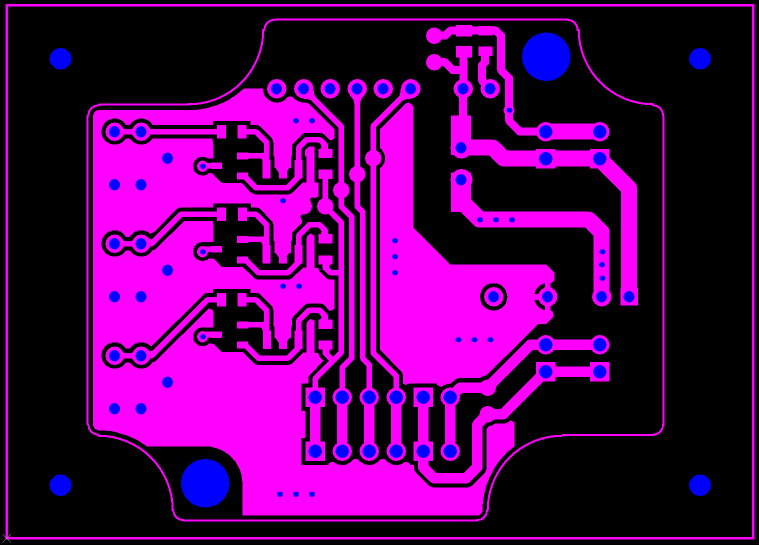
#> input picture samples/photo_1.tif, 1518 x 1090 px (shown at 1/2 size)
$ python main.py
#> lines starting #> are read from the running program, lines starting #| are printed output that depends on the picture; after the words box and inside, x2 and y2 are one past the last pixel; in counts of white or black regions, pixels touching at a corner belong together
### detector.py
from helpers import *
from visualizators import *

TAG = '[DETECTOR]'

# Normalize coordinates by lowest X and Y
def normalize_coordinates(points):
    shift = [min([p[0] for p in points]), min([p[1] for p in points])]
    normalized_points = points.copy()

    for i in range(len(points)):
        normalized_points[i] = np.subtract(points[i], shift)

    return normalized_points, shift

def find_holes_coordinates_on_image(img_path: str, mask_type: str):
    try:
        image = cv2.imread(img_path)
    except Exception as e:
        assert False, f'{TAG} Error: error while opening image. Probably path does not exist. Path: \'{img_path}\'\nTraceback: {e}'
    assert image is not None and image.size != 0, f'{TAG} Error: error while reading image. Image is empty. Path: \'{img_path}\''

    # Apply mask
    if mask_type == 'blue':
        masked_image = cv2.inRange(image, blue_lower, blue_upper)
    elif mask_type == 'red':
        masked_image = cv2.inRange(image, red_lower, red_upper)
    else:
        assert False, f'{TAG} Error: no suitable masks was found for \'{mask_type}\''

    # Blur image
    blurred_image = cv2.medianBlur(masked_image, 11)

    # Find contours and draw them
    try:
        contours, _ = cv2.findContours(blurred_image, cv2.RETR_TREE, cv2.CHAIN_APPROX_NONE)
    except Exception as e:
        assert False, f'{TAG} Error: error while finding contours.\nTraceback: {e}'

    assert len(contours) > 0, f'{TAG} Error: no contours were found, ensure you are using appropriate mask! Path: {img_path}; Mask: {mask_type}'

    # Find contours centers and draw them
    try:
        centers = []
        for cnt in contours:
            M = cv2.moments(cnt)
            center = [int(M['m10'] / M['m00']), int(M['m01'] / M['m00'])]
            centers.append(center)
    except Exception as e:
        assert False, f'{TAG} Error: error while calculating contours on image. Path: {img_path}\nTraceback: {e}'

    if DEBUG_VISUALIZE_FOUND_CONTOURS:
        visualize_contours(image, contours, centers)

    return sorted(centers)

def match_coordinates(points1: list, points2: list):
    assert len(points1) == len(points2), f'{TAG} Error: number of holes on images doesn`t match: {len(points1)} and {len(points2)}.'

    # Normalize points
    try:
        normalized_p1, shift1 = normalize_coordinates(points1.copy())
        normalized_p2, shift2 = normalize_coordinates(points2.copy())
    except Exception as e:
        assert False, f'{TAG} Error: error on normalizing coordinates.\nTraceback: {e}'

    pairs = [points1, []]

    # Go by sorted coordinates and find its pairs, while deleting every found pair points to avoid N:1 matches
    try:
        for np1_i in normalized_p1:
            ind = get_index_of_closest_point(normalized_p2, np1_i)
            pairs[1].append(points2[ind])
            points2.pop(ind), normalized_p2.pop(ind)
    except Exception as e:
        assert False, f'{TAG} Error: error on matching coordinates pairs.\nTraceback: {e}'

    if DEBUG_VISUALIZE_PAIRS_CONNECTIONS:
        visualize_matching_pairs(pairs.copy())

    return pairs, [shift1, shift2]

### helpers.py
import numpy as np

SRC_IMG_NAME = 'photo_1.tif'
DST_IMG_NAME = 'photo_2.tif'

# Blue mask
blue_lower = np.array([254, 0, 0])
blue_upper = np.array([255, 0, 0])

# Red mask
red_lower = np.array([0, 0, 254])
red_upper = np.array([0, 0, 255])

def __get_closest_item_index(values_array, reference_value):
    distances = [np.linalg.norm(np.subtract(v, reference_value)) for v in values_array]
    return np.array(distances).argmin()

def get_index_of_closest_point(points, ref_point):
    return __get_closest_item_index(points, ref_point)

def get_corresponding_point_index(point_pairs: list, point: list):
    for i in range(len(point_pairs)):
        if (point_pairs[i] == point).all():
            return i
    raise ValueError(f'Didn`t find point {point}')

def get_triangles_pairs(paired_coordinates: list, vertexes1: list):
    vertexes1 = list(vertexes1)
    pairs = [vertexes1.copy(), []]

    for v in range(len(vertexes1)):
        new_vertexes2 = []
        for p in vertexes1[v]:
            ind = get_corresponding_point_index(paired_coordinates[0], p)
            new_vertexes2.append(paired_coordinates[1][ind])
        pairs[1].append(np.array(new_vertexes2).astype(np.float32))

    return pairs

### resizer.py
from scipy.spatial import Delaunay
from helpers import *
from visualizators import *

TAG = '[RESIZER]'

def generate_triangular_mesh(vertexes: list):
    try:
        np_points = np.array(vertexes)
        mesh = Delaunay(np_points)
        mesh_vertexes = np.array(mesh.points[mesh.simplices], dtype=np.float32)
    except Exception as e:
        assert False, f'{TAG} Error: error while building triangular mesh.\nTraceback: {e}'

    if DEBUG_VISUALIZE_MESHES:
        visualize_triangular_mesh(mesh_vertexes)

    return mesh_vertexes

def transform_image(img_name: str, paired_coordinates: list):
    mesh_vertexes1 = generate_triangular_mesh(paired_coordinates[0])

    try:
        mesh_vertexes_pairs = get_triangles_pairs(paired_coordinates, mesh_vertexes1)
    except Exception as e:
        assert False, f'{TAG} Error: error while matching triangles.\nTraceback: {e}'

    image_src = cv2.imread(img_name)
    image_dst = cv2.imread(DST_IMG_NAME)
    result_image = np.zeros(image_dst.shape, dtype=np.uint8)

    try:
        for i in range(len(mesh_vertexes_pairs[0])):
            # Create triangle mask
            mask = np.zeros(image_src.shape[:2], dtype=np.uint8)
            cv2.fillConvexPoly(mask, np.array(mesh_vertexes_pairs[0][i]).astype(np.int32), 255)

            if DEBUG_VISUALIZE_PAIRED_MASKED_TRIANGLES_STEP_BY_STEP:
                dbgmask = np.zeros(image_src.shape[:2], dtype=np.uint8)
                cv2.fillConvexPoly(dbgmask, np.array(mesh_vertexes_pairs[1][i]).astype(np.int32), 255)

                visualize_matching_triangles(paired_coordinates, mask, dbgmask)

            # Crop only inside triangle area
            image_src_blacked = cv2.bitwise_and(image_src, image_src, mask=mask)

            # Apply Affine transformation
            matrix = cv2.getAffineTransform(mesh_vertexes_pairs[0][i], mesh_vertexes_pairs[1][i])
            warped_image = cv2.warpAffine(image_src_blacked, matrix, image_dst.shape[:2][::-1])

            # Add obtained image to result
            result_image = cv2.add(result_image, warped_image)

            if DEBUG_VISUALIZE_RESULT_STEP_BY_STEP:
                debug_show(result_image)
    except Exception as e:
        assert False, f'{TAG} Error: error while applying transformation to the image. Iteration: {i}\nTraceback: {e}'

    if DEBUG_VISUALIZE_RESULT:
        debug_show(result_image)

    if DEBUG_VISUALIZE_RESULT_WITH_MESH:
        visualize_result_with_mesh(result_image, mesh_vertexes_pairs[1])

    if SHOULD_SAVE_RESULT:
        cv2.imwrite(OUTPUT_IMAGE_NAME, result_image)

    return result_image

### visualizators.py
import cv2
import numpy as np

# Debug mode constants
DEBUG_VISUALIZE_FOUND_CONTOURS = False
DEBUG_VISUALIZE_PAIRS_CONNECTIONS = False
DEBUG_VISUALIZE_MESHES = False
DEBUG_VISUALIZE_PAIRED_MASKED_TRIANGLES_STEP_BY_STEP = False
DEBUG_VISUALIZE_RESULT_STEP_BY_STEP = False
DEBUG_VISUALIZE_RESULT = False
DEBUG_VISUALIZE_RESULT_WITH_MESH = True
SHOULD_SAVE_RESULT = True
OUTPUT_IMAGE_NAME = 'output.jpeg'

DEBUG_MODE = False

if DEBUG_MODE:
    DEBUG_WINDOW_NAME = "Debug Window"
    cv2.namedWindow(DEBUG_WINDOW_NAME, cv2.WINDOW_NORMAL)
    cv2.resizeWindow(DEBUG_WINDOW_NAME, 1518//2, 1090//2)

def debug_show(img):
    if DEBUG_MODE:
        q = -1
        while q != ord('q'):
            cv2.imshow(DEBUG_WINDOW_NAME, img)
            q = cv2.waitKey(250)

# [22 lines left out: functions visualize_contours, visualize_matching_pairs, not called in this run]

crutch_counter = 1
# [25 lines left out: functions visualize_triangular_mesh, visualize_matching_triangles, not called in this run]

def visualize_result_with_mesh(result_image, mesh_vertexes: list):
    image = result_image.copy()

    for tri in mesh_vertexes:
        p1, p2, p3 = np.array(tri[0], dtype=int), np.array(tri[1], dtype=int), np.array(tri[2], dtype=int)
        cv2.circle(image, p1, 4, (0, 255, 0), -1)
        cv2.circle(image, p2, 4, (0, 255, 0), -1)
        cv2.circle(image, p3, 4, (0, 255, 0), -1)
        cv2.line(image, p1, p2, (0, 255, 255), 1, 8)
        cv2.line(image, p1, p3, (0, 255, 255), 1, 8)
        cv2.line(image, p2, p3, (0, 255, 255), 1, 8)

    debug_show(image)

### main.py
import cv2
from detector import find_holes_coordinates_on_image, match_coordinates
from resizer import transform_image

try:
    img1_path = input('Image 1 path (blue mask): ')
#> the answer given: samples/photo_1.tif
    crd1 = find_holes_coordinates_on_image(img1_path, 'blue')
#> in find_holes_coordinates_on_image, image is the input picture: shape (1090, 1518, 3); mean B, G, R 91.6, 0, 84.7
#> in find_holes_coordinates_on_image, `masked_image = cv2.inRange(image, blue_lower, blue_upper)`:
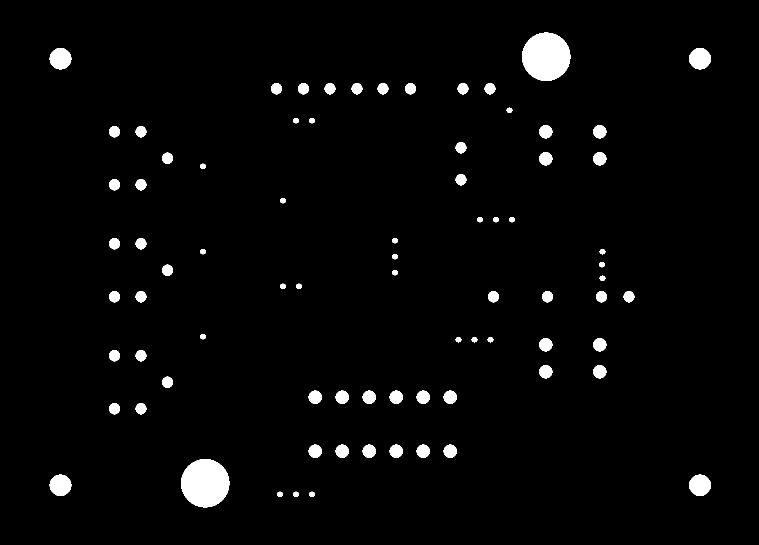
#> masked_image: shape (1090, 1518) (shown at 1/2 size); 2.7% white; 79 white regions, largest, box (x1, y1, x2, y2) and area: (1044, 65, 1141, 162) 7329, (362, 918, 459, 1015) 7329, (99, 96, 143, 139) 1448
#> in find_holes_coordinates_on_image, `blurred_image = cv2.medianBlur(masked_image, 11)`: blurred_image: shape (1090, 1518); 2.5% white; 79 white regions
#> in find_holes_coordinates_on_image, `contours, _ = cv2.findContours(blurred_image, cv2.RETR_TREE, cv2.CHAIN..`: contours = 79 contours; largest, box (x1, y1, x2, y2) and area: (362, 918, 459, 1015) 7150, (1044, 65, 1141, 162) 7150, (1379, 949, 1421, 992) 1346, (100, 949, 142, 992) 1346, (1379, 96, 1421, 139) 1346
#> the loop in find_holes_coordinates_on_image, `for cnt in contours:` made 79 passes
#> center on passes 1 to 12: [623, 988], [591, 988], [559, 988], [1399, 970], [120, 970], [410, 966], [900, 902], [846, 902], [792, 902], [738, 902], [684, 902], [630, 902]
#> after the loop in find_holes_coordinates_on_image, `for cnt in contours:`: centers = 79 pairs, first value 120 to 1399, second value 113 to 988
#> crd1 has the same summary as centers in find_holes_coordinates_on_image

    img2_path = input('Image 2 path (red mask): ')
#> the answer given: samples/photo_2.tif
    crd2 = find_holes_coordinates_on_image(img2_path, 'red')
#> call 2 of find_holes_coordinates_on_image, with img_path = 'samples/photo_2.tif', mask_type = 'red'
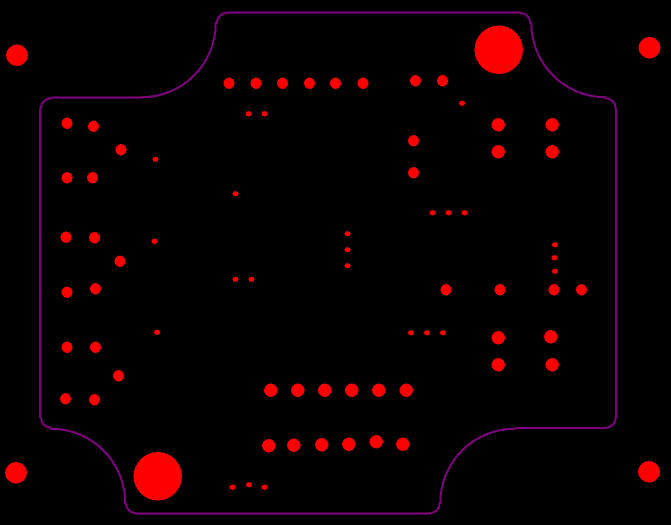
#> input picture samples/photo_2.tif, 1341 x 1049 px (shown at 1/2 size)
#> in find_holes_coordinates_on_image, image is the input picture: shape (1049, 1341, 3); mean B, G, R 1.5, 0, 9.6
#> in find_holes_coordinates_on_image (call 2), `masked_image = cv2.inRange(image, red_lower, red_upper)`: masked_image: shape (1049, 1341); 3.2% white; 79 white regions, largest, box (x1, y1, x2, y2) and area: (949, 51, 1046, 148) 7329, (267, 904, 364, 1001) 7329, (1277, 74, 1321, 117) 1448
#> in find_holes_coordinates_on_image (call 2), `blurred_image = cv2.medianBlur(masked_image, 11)`:
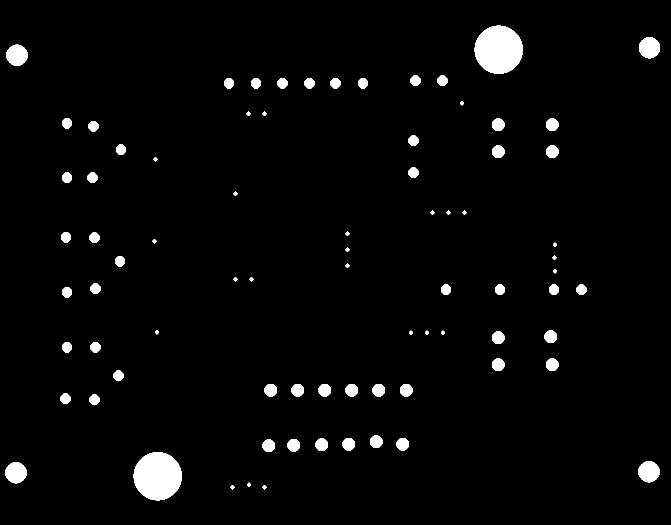
#> blurred_image: shape (1049, 1341) (shown at 1/2 size); 2.9% white; 79 white regions
#> in find_holes_coordinates_on_image (call 2), `contours, _ = cv2.findContours(blurred_image, cv2.RETR_TREE, cv2.CHAIN..`: contours = 79 contours; largest, box (x1, y1, x2, y2) and area: (267, 904, 364, 1001) 7150, (949, 51, 1046, 148) 7150, (11, 924, 53, 967) 1346, (1277, 922, 1319, 965) 1346, (13, 89, 55, 132) 1346
#> the loop in find_holes_coordinates_on_image (call 2), `for cnt in contours:` made 79 passes
#> center on passes 1 to 12: [528, 974], [464, 974], [497, 969], [31, 945], [1297, 943], [315, 952], [537, 891], [587, 890], [643, 889], [805, 888], [697, 888], [752, 883]
#> after the loop in find_holes_coordinates_on_image (call 2), `for cnt in contours:`: centers = 79 pairs, first value 31 to 1298, second value 95 to 974
#> crd2 has the same summary as centers in find_holes_coordinates_on_image

    paired_crds, shifts = match_coordinates(crd1.copy(), crd2.copy())
#> in normalize_coordinates, `shift = [min([p[0] for p in points]), min([p[1] for p in points])]`: shift = [120, 113]
#> in normalize_coordinates, `normalized_points = points.copy()`: normalized_points = 79 pairs, first value 120 to 1399, second value 113 to 988
#> the loop in normalize_coordinates, `for i in range(len(points)):` made 79 passes
#> after the loop in normalize_coordinates, `for i in range(len(points)):`: normalized_points = 79 pairs, first value 0 to 1279, second value 0 to 875
#> in match_coordinates, `normalized_p1, shift1 = normalize_coordinates(points1.copy())`: normalized_p1 has the same summary as normalized_points in normalize_coordinates; shift1 = [120, 113]
#> the loop in normalize_coordinates (call 2), `for i in range(len(points)):` made 79 passes
#> in match_coordinates, `normalized_p2, shift2 = normalize_coordinates(points2.copy())`: normalized_p2 = 79 pairs, first value 0 to 1267, second value 0 to 879; shift2 = [31, 95]
#> the loop in match_coordinates, `for np1_i in normalized_p1:` made 79 passes
#> (np1_i, ind) on passes 1 to 12: ([0, 4], 1), ([0, 857], 0), ([108, 150], 2), ([108, 256], 2), ([108, 374], 1), ([108, 480], 1), ([108, 598], 1), ([108, 704], 0), ([161, 150], 1), ([161, 256], 0), ([161, 374], 0), ([161, 480], 1)
#> after the loop in match_coordinates, `for np1_i in normalized_p1:`: normalized_p2 = []
#> paired_crds = 2 items; shifts = [[120, 113], [31, 95]]

    result_image = transform_image(img1_path, paired_crds)
#> in generate_triangular_mesh, `np_points = np.array(vertexes)`: np_points = 79 pairs, first value 120 to 1399, second value 113 to 988
#> in get_triangles_pairs, `vertexes1 = list(vertexes1)`: vertexes1 = 148 items
#> the loop in get_triangles_pairs, `for v in range(len(vertexes1)):` made 148 passes
#> in transform_image, `mesh_vertexes_pairs = get_triangles_pairs(paired_coordinates, mesh_ver..`: mesh_vertexes_pairs = 2 items
#> in transform_image, `result_image = np.zeros(image_dst.shape, dtype=np.uint8)`: result_image: shape (1049, 1341, 3); every value is 0
#> the loop in transform_image, `for i in range(len(mesh_vertexes_pairs[0])):` made 148 passes
#> matrix on passes 1 to 12: [[0.954, -0.00117, -36.25], [-0.076, 0.994, 84.99]], [[1.09, 0.125, -222], [0.0377, 0.994, -23.67]], [[0.992, -0.0645, -78.43], [-0.00723, 0.992, -5.19]], [[1, 1.34e-14, -95], [-4.23e-17, 1.05, -19.3]], [[0.981, 0.128, -211], [0.0347, 0.765, 198.7]], [[0.979, 0.00444, -90.83], [0.0378, 0.994, -23.8]], [[0.975, 0.00521, -66.93], [-0.0331, 1.01, 23.43]], [[1, -1.02e-16, -95], [-0.0085, 0.991, -2.87]], [[1, 0, -95], [-0.0192, 1, 3.71]], [[1, -3.61e-16, -95], [1.04e-16, 1, -14]], [[1, 2.97e-16, -95], [4.45e-17, 1, -14]], [[1, 5.8e-17, -95], [-1.24e-16, 1, -14]]
#> pass 1, in transform_image, `image_src_blacked = cv2.bitwise_and(image_src, image_src, mask=mask)`:
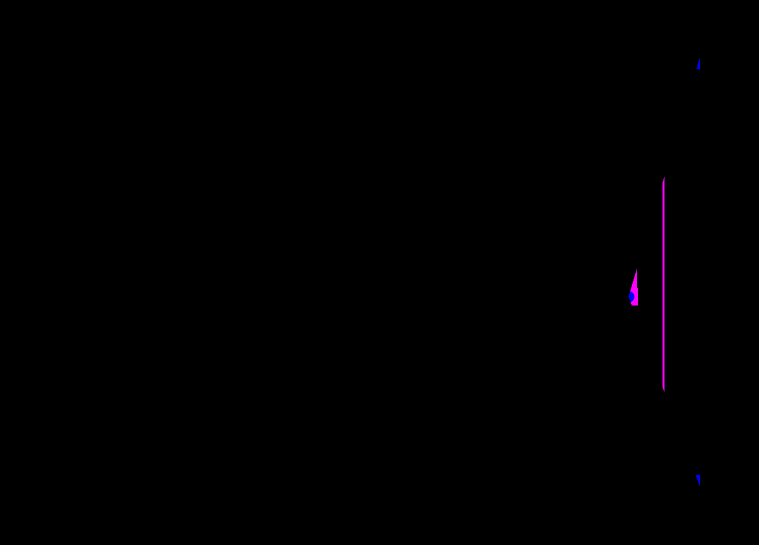
#> image_src_blacked: shape (1090, 1518, 3) (shown at 1/2 size); mean B, G, R 0.4, 0, 0.4
#> pass 1, in transform_image, `warped_image = cv2.warpAffine(image_src_blacked, matrix, image_dst.sha..`:
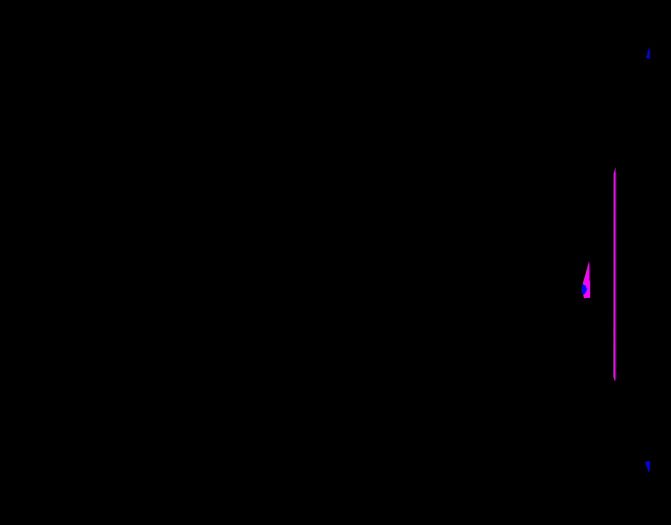
#> warped_image: shape (1049, 1341, 3) (shown at 1/2 size); mean B, G, R 0.5, 0, 0.4
#> after the loop in transform_image, `for i in range(len(mesh_vertexes_pairs[0])):`: mask: shape (1090, 1518); 0.2% white; 1 white region, box (x1, y1, x2, y2) and area: (228, 369, 282, 488) 3273
#> after the loop in transform_image, `for i in range(len(mesh_vertexes_pairs[0])):`:
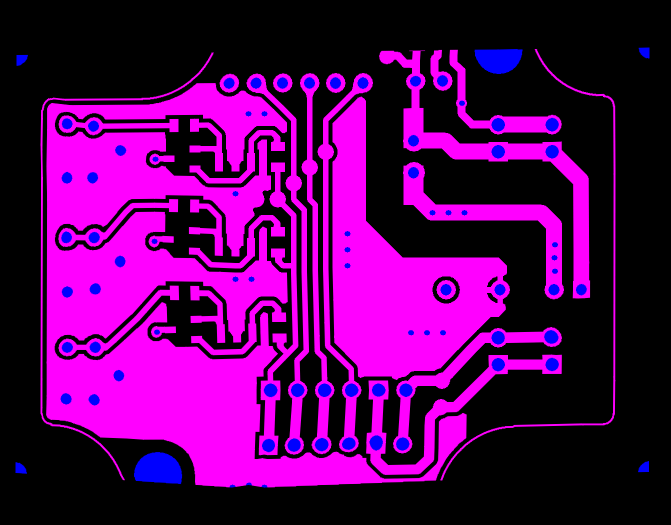
#> result_image: shape (1049, 1341, 3) (shown at 1/2 size); mean B, G, R 94.2, 0, 88
#> the loop in visualize_result_with_mesh, `for tri in mesh_vertexes:` made 148 passes
#> (p1, p2, p3) on passes 1 to 12: ([1297, 943], [1162, 579], [1298, 95]), ([130, 797], [188, 799], [31, 945]), ([997, 99], [511, 166], [33, 110]), ([997, 99], [564, 166], [511, 166]), ([31, 945], [315, 952], [464, 974]), ([188, 799], [315, 952], [31, 945]), ([1162, 579], [1104, 303], [1298, 95]), ([670, 166], [826, 345], [694, 467]), ([826, 281], [826, 345], [670, 166]), ([999, 579], [891, 579], [928, 425]), ([826, 345], [864, 425], [694, 467]), ([694, 531], [864, 425], [891, 579])
#> after the loop in visualize_result_with_mesh, `for tri in mesh_vertexes:`:
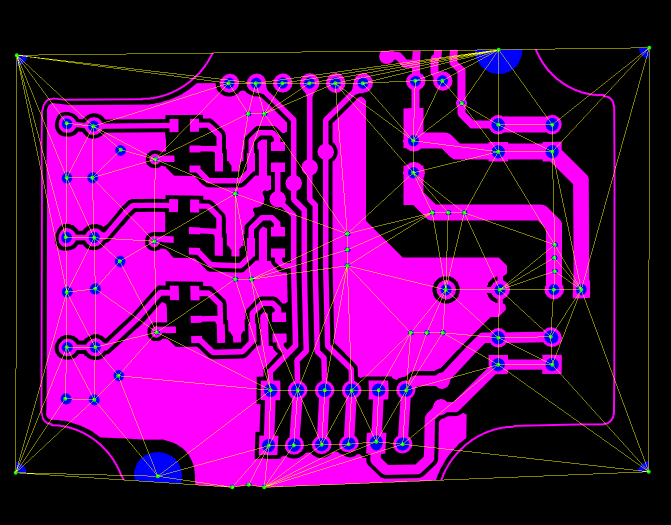
#> image: shape (1049, 1341, 3) (shown at 1/2 size); 2.6% of pixels changed, all inside (x1, y1, x2, y2) = (27, 91, 1303, 979)
except AssertionError as e:
    print(e)
except Exception as e:
    print(f'Unknown error. Traceback:\n{e}')

cv2.destroyAllWindows()
